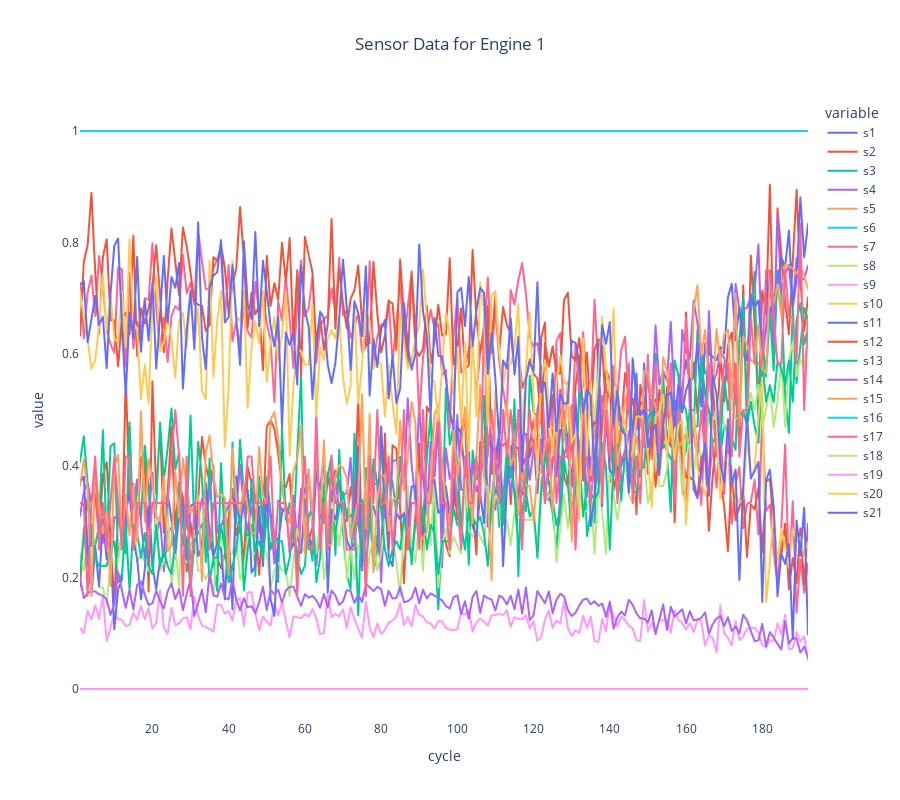

Notebook code for this chart:
### Markdown cell above
# Exploratory Data Analysis
## Plottting all the sensor data for engine ID:1
The following chart is dynamic, we can turn off the display of some sensors. This chart also help us to quickly see that some sensor have data stable at ***0*** or ***1***.

### Code cell
sensor_cols = cols_names[5:]

fig = px.line(train_df[train_df.id == 1], x='cycle', y=sensor_cols, title="Sensor Data for Engine 1")

fig.update_layout(
    plot_bgcolor='white', 
    paper_bgcolor='white', 
    title={'x': 0.5}, 
    height=800
)

fig.show()

### Figure 1 — Plotly figure (JSON) as saved in the notebook; plotly's stock layout.template omitted (floating-point values rounded to 4 significant figures; data arrays with more than 128 entries replaced by an {"elided": "..."} marker saying what was removed)
{"data": [{"hovertemplate": "variable=s1<br>cycle=%{x}<br>value=%{y}<extra></extra>", "legendgroup": "s1", "line": {"color": "#636efa", "dash": "solid"}, "marker": {"symbol": "circle"}, "mode": "lines", "name": "s1", "showlegend": true, "type": "scattergl", "x": {"elided": "192 int values"}, "xaxis": "x", "y": {"elided": "192 float values"}, "yaxis": "y"}, {"hovertemplate": "variable=s2<br>cycle=%{x}<br>value=%{y}<extra></extra>", "legendgroup": "s2", "line": {"color": "#EF553B", "dash": "solid"}, "marker": {"symbol": "circle"}, "mode": "lines", "name": "s2", "showlegend": true, "type": "scattergl", "x": {"elided": "192 int values"}, "xaxis": "x", "y": {"elided": "192 float values"}, "yaxis": "y"}, {"hovertemplate": "variable=s3<br>cycle=%{x}<br>value=%{y}<extra></extra>", "legendgroup": "s3", "line": {"color": "#00cc96", "dash": "solid"}, "marker": {"symbol": "circle"}, "mode": "lines", "name": "s3", "showlegend": true, "type": "scattergl", "x": {"elided": "192 int values"}, "xaxis": "x", "y": {"elided": "192 float values"}, "yaxis": "y"}, {"hovertemplate": "variable=s4<br>cycle=%{x}<br>value=%{y}<extra></extra>", "legendgroup": "s4", "line": {"color": "#ab63fa", "dash": "solid"}, "marker": {"symbol": "circle"}, "mode": "lines", "name": "s4", "showlegend": true, "type": "scattergl", "x": {"elided": "192 int values"}, "xaxis": "x", "y": {"elided": "192 float values"}, "yaxis": "y"}, {"hovertemplate": "variable=s5<br>cycle=%{x}<br>value=%{y}<extra></extra>", "legendgroup": "s5", "line": {"color": "#FFA15A", "dash": "solid"}, "marker": {"symbol": "circle"}, "mode": "lines", "name": "s5", "showlegend": true, "type": "scattergl", "x": {"elided": "192 int values"}, "xaxis": "x", "y": {"elided": "192 float values"}, "yaxis": "y"}, {"hovertemplate": "variable=s6<br>cycle=%{x}<br>value=%{y}<extra></extra>", "legendgroup": "s6", "line": {"color": "#19d3f3", "dash": "solid"}, "marker": {"symbol": "circle"}, "mode": "lines", "name": "s6", "showlegend": true, "type": "scattergl", "x": {"elided": "192 int values"}, "xaxis": "x", "y": {"elided": "192 float values"}, "yaxis": "y"}, {"hovertemplate": "variable=s7<br>cycle=%{x}<br>value=%{y}<extra></extra>", "legendgroup": "s7", "line": {"color": "#FF6692", "dash": "solid"}, "marker": {"symbol": "circle"}, "mode": "lines", "name": "s7", "showlegend": true, "type": "scattergl", "x": {"elided": "192 int values"}, "xaxis": "x", "y": {"elided": "192 float values"}, "yaxis": "y"}, {"hovertemplate": "variable=s8<br>cycle=%{x}<br>value=%{y}<extra></extra>", "legendgroup": "s8", "line": {"color": "#B6E880", "dash": "solid"}, "marker": {"symbol": "circle"}, "mode": "lines", "name": "s8", "showlegend": true, "type": "scattergl", "x": {"elided": "192 int values"}, "xaxis": "x", "y": {"elided": "192 float values"}, "yaxis": "y"}, {"hovertemplate": "variable=s9<br>cycle=%{x}<br>value=%{y}<extra></extra>", "legendgroup": "s9", "line": {"color": "#FF97FF", "dash": "solid"}, "marker": {"symbol": "circle"}, "mode": "lines", "name": "s9", "showlegend": true, "type": "scattergl", "x": {"elided": "192 int values"}, "xaxis": "x", "y": {"elided": "192 float values"}, "yaxis": "y"}, {"hovertemplate": "variable=s10<br>cycle=%{x}<br>value=%{y}<extra></extra>", "legendgroup": "s10", "line": {"color": "#FECB52", "dash": "solid"}, "marker": {"symbol": "circle"}, "mode": "lines", "name": "s10", "showlegend": true, "type": "scattergl", "x": {"elided": "192 int values"}, "xaxis": "x", "y": {"elided": "192 float values"}, "yaxis": "y"}, {"hovertemplate": "variable=s11<br>cycle=%{x}<br>value=%{y}<extra></extra>", "legendgroup": "s11", "line": {"color": "#636efa", "dash": "solid"}, "marker": {"symbol": "circle"}, "mode": "lines", "name": "s11", "showlegend": true, "type": "scattergl", "x": {"elided": "192 int values"}, "xaxis": "x", "y": {"elided": "192 float values"}, "yaxis": "y"}, {"hovertemplate": "variable=s12<br>cycle=%{x}<br>value=%{y}<extra></extra>", "legendgroup": "s12", "line": {"color": "#EF553B", "dash": "solid"}, "marker": {"symbol": "circle"}, "mode": "lines", "name": "s12", "showlegend": true, "type": "scattergl", "x": {"elided": "192 int values"}, "xaxis": "x", "y": {"elided": "192 float values"}, "yaxis": "y"}, {"hovertemplate": "variable=s13<br>cycle=%{x}<br>value=%{y}<extra></extra>", "legendgroup": "s13", "line": {"color": "#00cc96", "dash": "solid"}, "marker": {"symbol": "circle"}, "mode": "lines", "name": "s13", "showlegend": true, "type": "scattergl", "x": {"elided": "192 int values"}, "xaxis": "x", "y": {"elided": "192 float values"}, "yaxis": "y"}, {"hovertemplate": "variable=s14<br>cycle=%{x}<br>value=%{y}<extra></extra>", "legendgroup": "s14", "line": {"color": "#ab63fa", "dash": "solid"}, "marker": {"symbol": "circle"}, "mode": "lines", "name": "s14", "showlegend": true, "type": "scattergl", "x": {"elided": "192 int values"}, "xaxis": "x", "y": {"elided": "192 float values"}, "yaxis": "y"}, {"hovertemplate": "variable=s15<br>cycle=%{x}<br>value=%{y}<extra></extra>", "legendgroup": "s15", "line": {"color": "#FFA15A", "dash": "solid"}, "marker": {"symbol": "circle"}, "mode": "lines", "name": "s15", "showlegend": true, "type": "scattergl", "x": {"elided": "192 int values"}, "xaxis": "x", "y": {"elided": "192 float values"}, "yaxis": "y"}, {"hovertemplate": "variable=s16<br>cycle=%{x}<br>value=%{y}<extra></extra>", "legendgroup": "s16", "line": {"color": "#19d3f3", "dash": "solid"}, "marker": {"symbol": "circle"}, "mode": "lines", "name": "s16", "showlegend": true, "type": "scattergl", "x": {"elided": "192 int values"}, "xaxis": "x", "y": {"elided": "192 float values"}, "yaxis": "y"}, {"hovertemplate": "variable=s17<br>cycle=%{x}<br>value=%{y}<extra></extra>", "legendgroup": "s17", "line": {"color": "#FF6692", "dash": "solid"}, "marker": {"symbol": "circle"}, "mode": "lines", "name": "s17", "showlegend": true, "type": "scattergl", "x": {"elided": "192 int values"}, "xaxis": "x", "y": {"elided": "192 float values"}, "yaxis": "y"}, {"hovertemplate": "variable=s18<br>cycle=%{x}<br>value=%{y}<extra></extra>", "legendgroup": "s18", "line": {"color": "#B6E880", "dash": "solid"}, "marker": {"symbol": "circle"}, "mode": "lines", "name": "s18", "showlegend": true, "type": "scattergl", "x": {"elided": "192 int values"}, "xaxis": "x", "y": {"elided": "192 float values"}, "yaxis": "y"}, {"hovertemplate": "variable=s19<br>cycle=%{x}<br>value=%{y}<extra></extra>", "legendgroup": "s19", "line": {"color": "#FF97FF", "dash": "solid"}, "marker": {"symbol": "circle"}, "mode": "lines", "name": "s19", "showlegend": true, "type": "scattergl", "x": {"elided": "192 int values"}, "xaxis": "x", "y": {"elided": "192 float values"}, "yaxis": "y"}, {"hovertemplate": "variable=s20<br>cycle=%{x}<br>value=%{y}<extra></extra>", "legendgroup": "s20", "line": {"color": "#FECB52", "dash": "solid"}, "marker": {"symbol": "circle"}, "mode": "lines", "name": "s20", "showlegend": true, "type": "scattergl", "x": {"elided": "192 int values"}, "xaxis": "x", "y": {"elided": "192 float values"}, "yaxis": "y"}, {"hovertemplate": "variable=s21<br>cycle=%{x}<br>value=%{y}<extra></extra>", "legendgroup": "s21", "line": {"color": "#636efa", "dash": "solid"}, "marker": {"symbol": "circle"}, "mode": "lines", "name": "s21", "showlegend": true, "type": "scattergl", "x": {"elided": "192 int values"}, "xaxis": "x", "y": {"elided": "192 float values"}, "yaxis": "y"}], "layout": {"height": 800, "legend": {"title": {"text": "variable"}, "tracegroupgap": 0}, "paper_bgcolor": "white", "plot_bgcolor": "white", "title": {"text": "Sensor Data for Engine 1", "x": 0.5}, "xaxis": {"anchor": "y", "domain": [0, 1], "title": {"text": "cycle"}}, "yaxis": {"anchor": "x", "domain": [0, 1], "title": {"text": "value"}}}}
